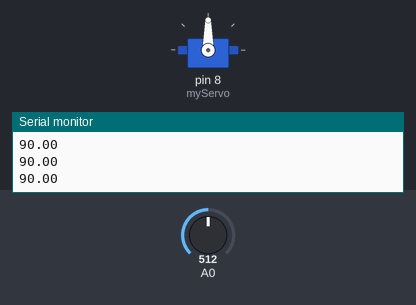
This sketch was run on a simulated Arduino Uno, built with avr-gcc and run on an emulated ATmega328P. Shown: servo, the last lines printed to the serial monitor. Inputs (shaded band) come from the test bench; at power-on: A0 = 512.

Above: at 1.2 s.
1.3 s: A0 set to 716
At 2.5 s:
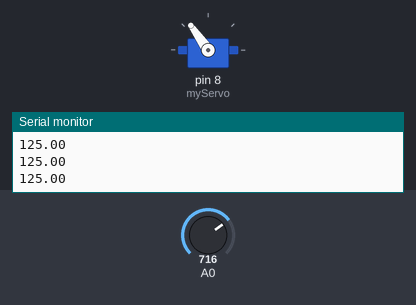
2.8 s: A0 set to 900
At 4.0 s:
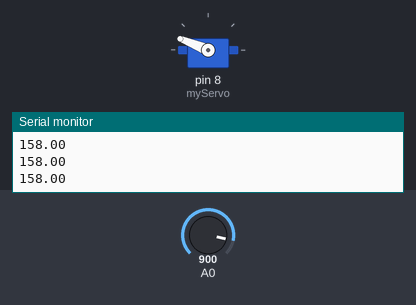
4.3 s: A0 set to 1023
At 5.1 s:
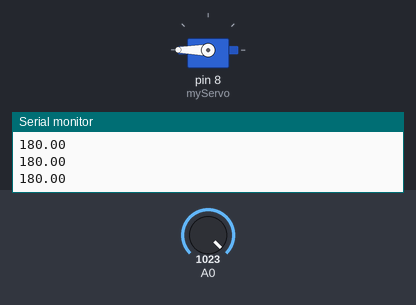
5.8 s: A0 set to 306
At 6.1 s:
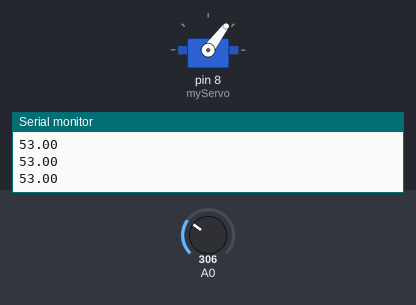
7.3 s: A0 set to 122
At 8.4 s:
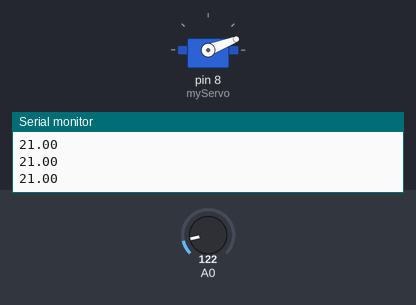
8.8 s: A0 set to 0
At 9.5 s:
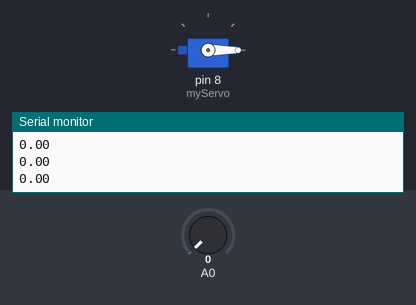
Timing chart, 0 to 11.3 s (numbered marks = the images above; inputs shaded):
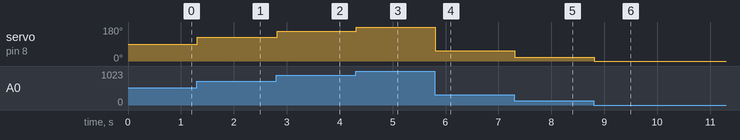

The sketch:

sketch_mar14a.ino
```cpp
#include <Servo.h>

Servo myServo;

void setup() {
  Serial.begin(9600);
  myServo.attach(8);

}

boolean state = false;

void loop() {
  float a = int(map(analogRead(A0), 0, 1023, 0, 180));
  Serial.println(a);
  myServo.write(a);
  //delay(2000);
  state = !state;

}
```

Measured:
- after the input at 1.3 s, servo on pin 8 (myServo): 90° → 125° at once
- after the input at 2.8 s, servo on pin 8 (myServo): 125° → 158° at once
- after the input at 4.3 s, servo on pin 8 (myServo): 158° → 180° at once
- after the input at 5.8 s, servo on pin 8 (myServo): 180° → 53° at once
- after the input at 7.3 s, servo on pin 8 (myServo): 53° → 21° at once
- after the input at 8.8 s, servo on pin 8 (myServo): 21° → 0° at once
